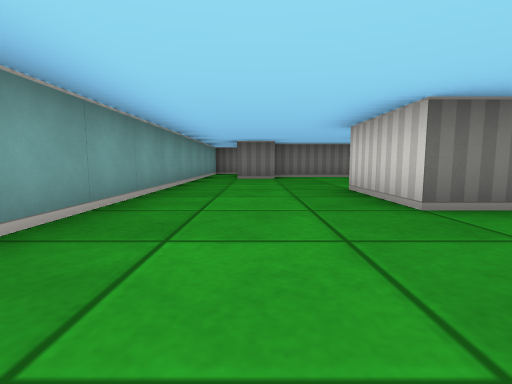
View 1 (above)

16 first-person views from a walk through a cub3D ray-caster map. The camera is about half as high as the walls, tilts 6° down and sees 85° across. The floor is counted in squares. Each view is taken from the middle of a square. On the plan, view 1 faces up. The plan holds only what a view shows up to about 9 squares ahead; the rest is blank.

View 2
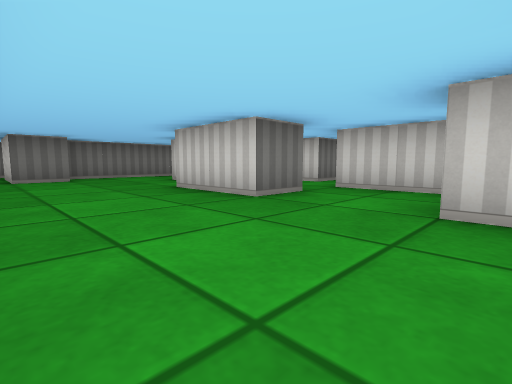

View 3
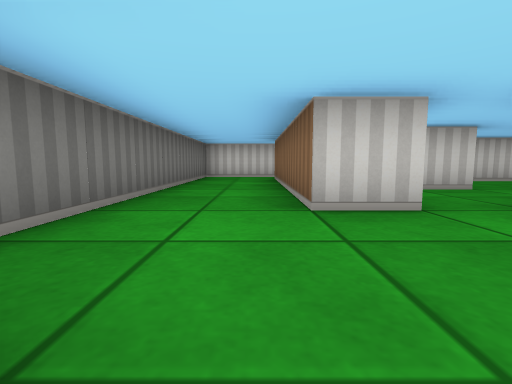

View 4
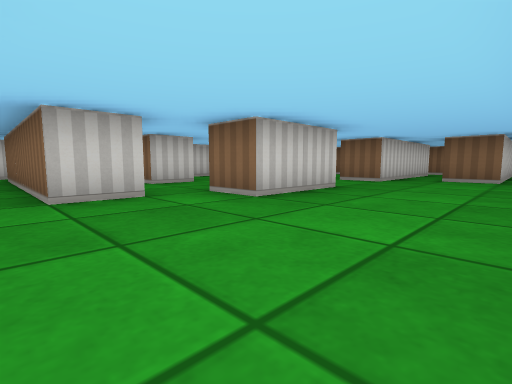

View 5
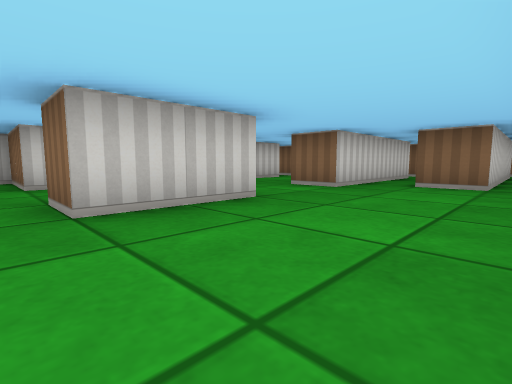

View 6
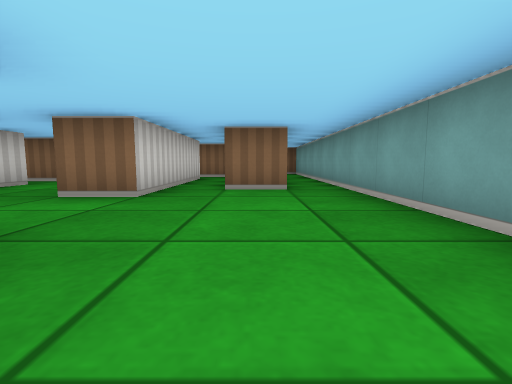

View 7
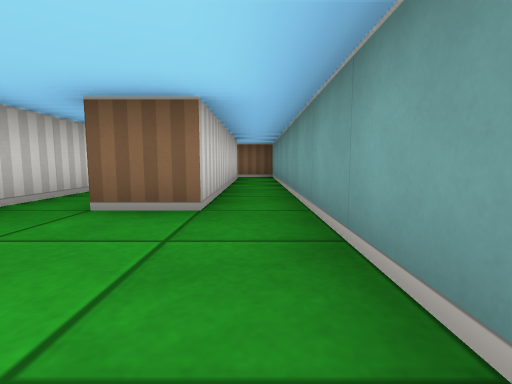

View 8
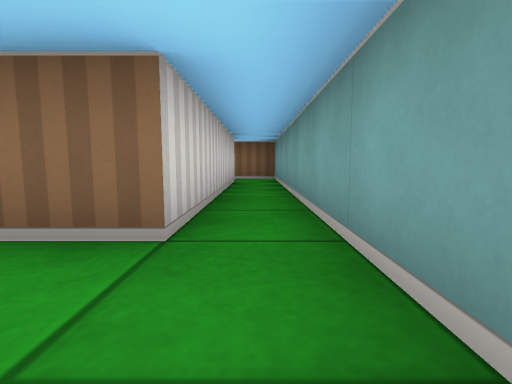

View 9
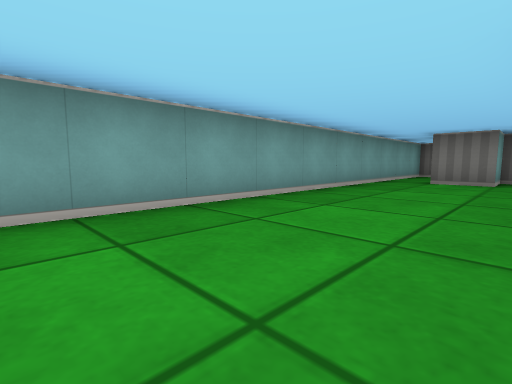

View 10
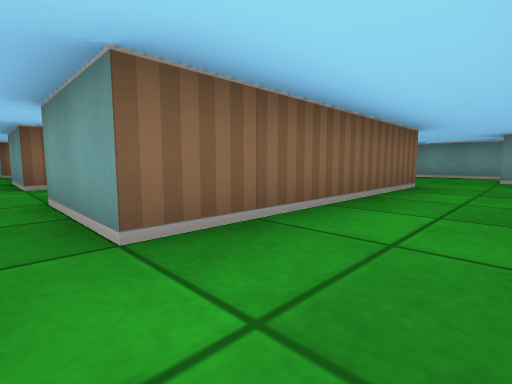

View 11
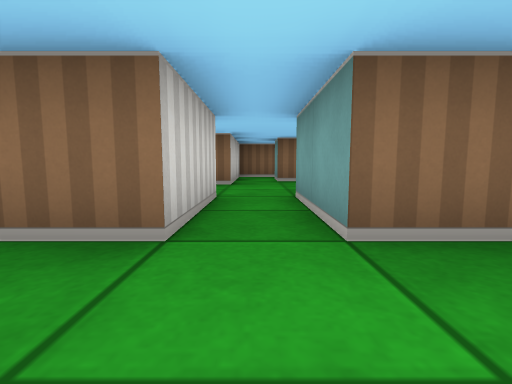

View 12
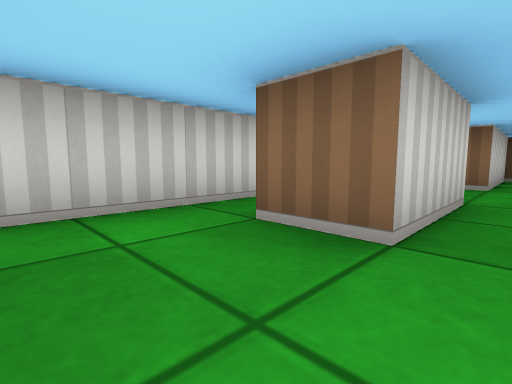

View 13
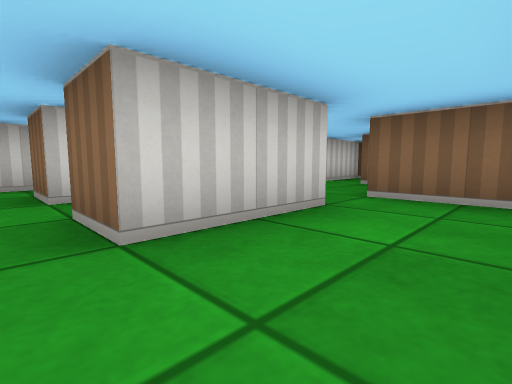

View 14
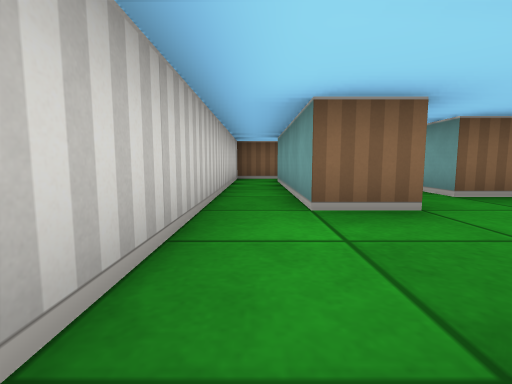

View 15
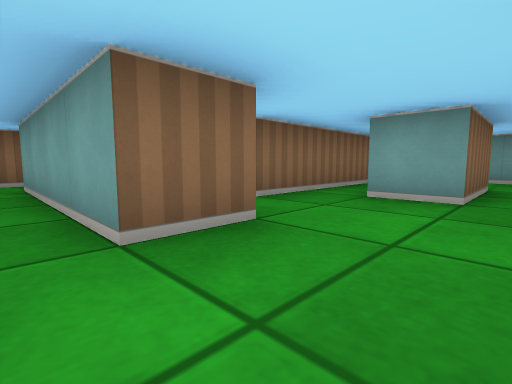

View 16
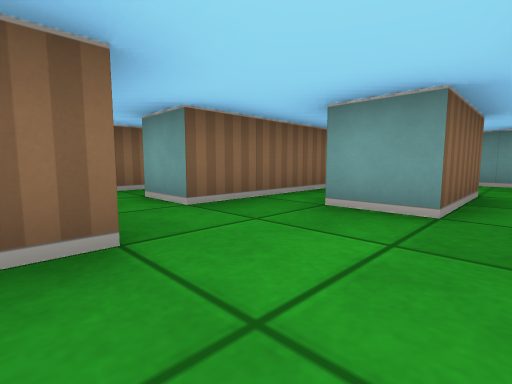

### Floor plan
Points are (right, up) in squares from view 1. A wall is a line through its corners. A room is listed if a view was taken in it or the views show most of it. See-through windows are left out.
Room 1 (views 1, 2, 3, 4, 5, 6, 7, 8, 9, 10)
walls: (2.5, 5.4) (2.5, 6.5) (7.5, 6.5) (7.5, 4.5); (2.5, 2.5) (1.5, 2.5) (1.5, 4.5) (2.5, 4.5); (4.5, 3.5) (4.5, 4.5) (6.5, 4.5); (1.5, -0.5) (1.5, 0.5) (2.5, 0.5); (-1.5, 9.5) (-1.5, -0.5); (-0.5, -0.5) (0.5, -0.5); (8.5, 6.4) (8.5, 8.5) (0.5, 8.5) (0.5, 7.5) (-0.5, 7.5) (-0.5, 9.5)
ways out: opening at (8, 5.5) to room 2; opening at (3.5, 4) to room 3; opening at (2, 1.5) to room 6; opening at (-1, -1); opening at (-1, 8.5); opening at (1, 0)
Room 2 (views 11, 12)
walls: (8.5, 2.5) (9.5, 2.5)
ways out: opening at (8, 5.5) to room 1; opening at (7, 3) to room 3; opening at (8, 1.5) to room 5; opening at (9, 3.5)
Room 3 (view 13)
walls: (5.4, 3.5) (4.5, 3.5); (6.5, 2.5) (7.5, 2.5)
ways out: opening at (3.5, 4) to room 1; opening at (7, 3) to room 2; opening at (3, 2) to room 6; opening at (5.5, 1.5) to room 6
Room 4 (views 14, 15)
walls: (9.5, -1.5) (9.5, -5.5); (9.4, -6.5) (10.5, -6.5) (10.5, 2.5)
ways out: opening at (9, -0.5) to room 5; opening at (9, -6); opening at (10, 1.5)
Room 5 (view 16)
walls: (8.5, 0.4) (8.5, 2.5); (6.5, -0.5) (6.5, -1.5); (7.5, 2.5) (7.5, 0.5); (8.5, -2.5) (8.5, -1.5) (9.5, -1.5); (6.5, -2.5) (7.5, -2.5)
ways out: opening at (8, 1.5) to room 2; opening at (9, -0.5) to room 4; opening at (6, 0) to room 6; opening at (5.5, -2) to room 7; opening at (8, -3)
Room 6 (no view inside)
walls: (3.5, 0.9) (3.5, 2.5); (4.5, -0.5) (6.5, -0.5); (6.5, 0.4) (6.5, 2.5)
ways out: opening at (2, 1.5) to room 1; opening at (3, 2) to room 3; opening at (5.5, 1.5) to room 3; opening at (6, 0) to room 5; opening at (3.5, -1) to room 7
Room 7 (no view inside)
walls: (4.1, -2.5) (6.5, -2.5); (4.5, -1.5) (4.5, -0.5); (2.5, -0.2) (2.5, -0.8)
ways out: opening at (5.5, -2) to room 5; opening at (3.5, -1) to room 6

Positions as (right, up) in squares from view 1, and headings:
1: (0, 0), facing up
2: (-1, 0), facing up-right
3: (0, 7), facing right
4: (-1, 7), facing down-right
5: (-1, 5), facing down-right
6: (0, 4), facing down
7: (-1, 2), facing down
8: (-1, 1), facing down
9: (1, 1), facing up-left
10: (8, 8), facing down-left
11: (8, 4), facing down
12: (8, 4), facing down-right
13: (5, 3), facing down-right
14: (10, 1), facing down
15: (10, 0), facing down-left
16: (9, 0), facing down-left
